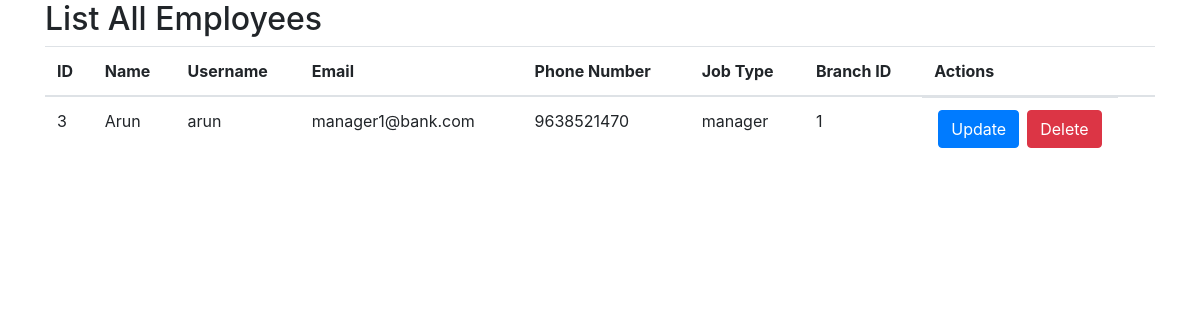
The app's page /list_all_employees.php (signed in), older data.
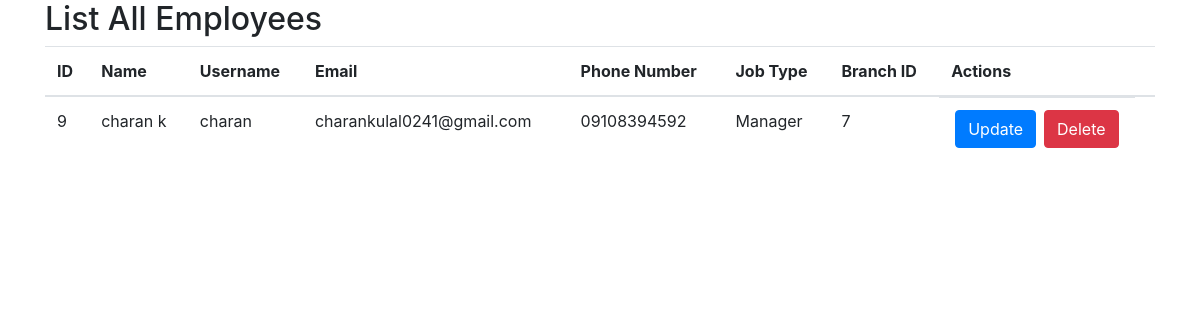
The same page, newer data.
### tables this page shows
CREATE TABLE `employee` (
  `emp_id` int(11) NOT NULL,
  `name` text NOT NULL,
  `username` text NOT NULL,
  `password` text NOT NULL,
  `job_type` text NOT NULL,
  `email` text NOT NULL,
  `phone_number` text NOT NULL,
  `branch_id` int(11) NOT NULL
);

### list_all_employees.php (the view, shortened to what this page needs)
<?php
include 'db_connect.php';
$sql = "SELECT * FROM employee where job_type!='admin'";
$result = $conn->query($sql);
?>
<!DOCTYPE html>
<html lang="en">
<head>
    <link rel="stylesheet" href="https://maxcdn.bootstrapcdn.com/bootstrap/4.5.2/css/bootstrap.min.css">
</head>
<body>
    <div class="container">
        <h2>List All Employees</h2>
        <table class="table">
            <thead>
                <tr>
                    <th>ID</th>
                    <th>Name</th>
                    <th>Username</th>
                    <th>Email</th>
                    <th>Phone Number</th>
                    <th>Job Type</th>
                    <th>Branch ID</th>
                    <th>Actions</th>
                </tr>
            </thead>
            <tbody>
                <?php
                while ($row = $result->fetch_assoc()) {
                    echo "<tr>";
                    echo "<td>{$row['emp_id']}</td>";
                    echo "<td>{$row['name']}</td>";
                    echo "<td>{$row['username']}</td>";
                    echo "<td>{$row['email']}</td>";
                    echo "<td>{$row['phone_number']}</td>";
                    echo "<td>{$row['job_type']}</td>";
                    echo "<td>{$row['branch_id']}</td>";
                    echo "<td class='btn-group'>";
                    echo "<form method='post' action='update_employee.php'>";
                    echo "<button type='submit' class='btn btn-primary mx-1'>Update</button>";
                    echo "</form>";
                    echo "<form method='post' action='list_all_employees.php'>";
                    echo "<button type='submit' class='btn btn-danger mx-1' >Delete</button>";
                    echo "</form>";
                    echo "</td>";
                    echo "</tr>";
                }
                ?>
            </tbody>
        </table>
    </div>
</body>
</html>

Row changes from the older to the newer data that the page shows:
removed employee: emp_id "3", name "Arun", username "arun", email "manager1@bank.com", phone_number "9638521470", job_type "manager", branch "1"
added employee: emp_id "9", name "charan k", username "charan", email "charankulal0241@gmail.com", phone_number "09108394592", job_type "Manager", branch "7"
